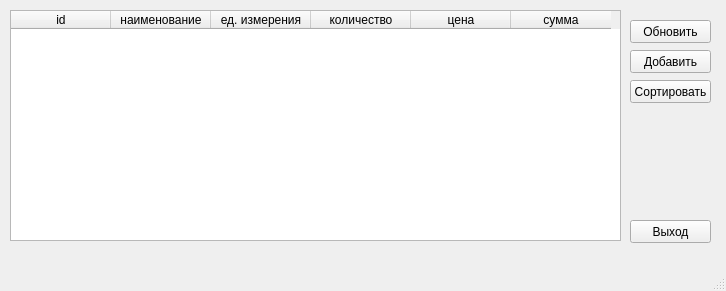
<?xml version="1.0" encoding="UTF-8"?>
<ui version="4.0">
 <class>MainWindow</class>
 <widget class="QMainWindow" name="MainWindow">
  <property name="geometry">
   <rect>
    <x>0</x>
    <y>0</y>
    <width>726</width>
    <height>291</height>
   </rect>
  </property>
  <property name="windowTitle">
   <string>MainWindow</string>
  </property>
  <widget class="QWidget" name="centralwidget">
   <widget class="QTableWidget" name="tableWidget">
    <property name="geometry">
     <rect>
      <x>10</x>
      <y>10</y>
      <width>611</width>
      <height>231</height>
     </rect>
    </property>
    <column>
     <property name="text">
      <string>id</string>
     </property>
    </column>
    <column>
     <property name="text">
      <string>наименование</string>
     </property>
    </column>
    <column>
     <property name="text">
      <string>ед. измерения</string>
     </property>
    </column>
    <column>
     <property name="text">
      <string>количество</string>
     </property>
    </column>
    <column>
     <property name="text">
      <string>цена</string>
     </property>
    </column>
    <column>
     <property name="text">
      <string>сумма</string>
     </property>
    </column>
   </widget>
   <widget class="QPushButton" name="pushButton">
    <property name="geometry">
     <rect>
      <x>630</x>
      <y>50</y>
      <width>81</width>
      <height>23</height>
     </rect>
    </property>
    <property name="text">
     <string>Добавить</string>
    </property>
   </widget>
   <widget class="QPushButton" name="pushButton_2">
    <property name="geometry">
     <rect>
      <x>630</x>
      <y>220</y>
      <width>81</width>
      <height>23</height>
     </rect>
    </property>
    <property name="text">
     <string>Выход</string>
    </property>
   </widget>
   <widget class="QPushButton" name="pushButton_3">
    <property name="geometry">
     <rect>
      <x>630</x>
      <y>80</y>
      <width>81</width>
      <height>23</height>
     </rect>
    </property>
    <property name="text">
     <string>Сортировать</string>
    </property>
   </widget>
   <widget class="QPushButton" name="pushButton_4">
    <property name="geometry">
     <rect>
      <x>630</x>
      <y>20</y>
      <width>81</width>
      <height>23</height>
     </rect>
    </property>
    <property name="text">
     <string>Обновить</string>
    </property>
   </widget>
  </widget>
  <widget class="QMenuBar" name="menubar">
   <property name="geometry">
    <rect>
     <x>0</x>
     <y>0</y>
     <width>726</width>
     <height>20</height>
    </rect>
   </property>
  </widget>
  <widget class="QStatusBar" name="statusbar"/>
 </widget>
 <resources/>
 <connections/>
</ui>
